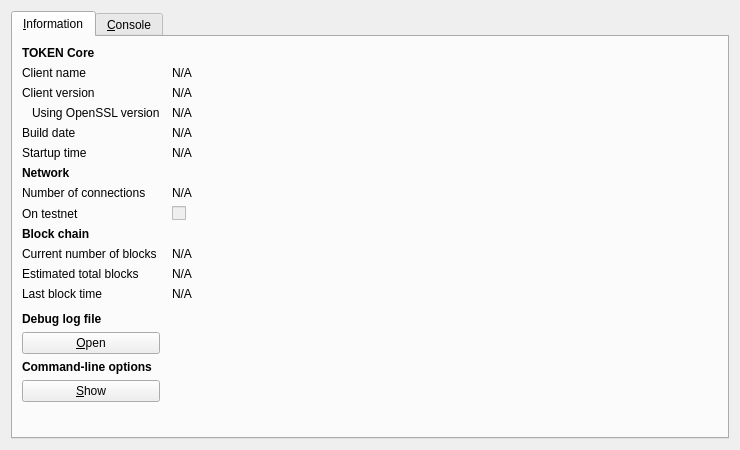
<?xml version="1.0" encoding="UTF-8"?>
<ui version="4.0">
 <class>RPCConsole</class>
 <widget class="QDialog" name="RPCConsole">
  <property name="geometry">
   <rect>
    <x>0</x>
    <y>0</y>
    <width>740</width>
    <height>450</height>
   </rect>
  </property>
  <property name="windowTitle">
   <string>TOKEN - Debug window</string>
  </property>
  <layout class="QVBoxLayout" name="verticalLayout_2">
   <item>
    <widget class="QTabWidget" name="tabWidget">
     <property name="currentIndex">
      <number>0</number>
     </property>
     <widget class="QWidget" name="tab_info">
      <attribute name="title">
       <string>&amp;Information</string>
      </attribute>
      <layout class="QGridLayout" name="gridLayout" columnstretch="0,1">
       <property name="horizontalSpacing">
        <number>12</number>
       </property>
       <item row="0" column="0">
        <widget class="QLabel" name="label_9">
         <property name="font">
          <font>
           <weight>75</weight>
           <bold>true</bold>
          </font>
         </property>
         <property name="text">
          <string>TOKEN Core</string>
         </property>
        </widget>
       </item>
       <item row="1" column="0">
        <widget class="QLabel" name="label_5">
         <property name="text">
          <string>Client name</string>
         </property>
        </widget>
       </item>
       <item row="1" column="1">
        <widget class="QLabel" name="clientName">
         <property name="cursor">
          <cursorShape>IBeamCursor</cursorShape>
         </property>
         <property name="text">
          <string>N/A</string>
         </property>
         <property name="textFormat">
          <enum>Qt::PlainText</enum>
         </property>
         <property name="textInteractionFlags">
          <set>Qt::LinksAccessibleByMouse|Qt::TextSelectableByKeyboard|Qt::TextSelectableByMouse</set>
         </property>
        </widget>
       </item>
       <item row="2" column="0">
        <widget class="QLabel" name="label_6">
         <property name="text">
          <string>Client version</string>
         </property>
        </widget>
       </item>
       <item row="2" column="1">
        <widget class="QLabel" name="clientVersion">
         <property name="cursor">
          <cursorShape>IBeamCursor</cursorShape>
         </property>
         <property name="text">
          <string>N/A</string>
         </property>
         <property name="textFormat">
          <enum>Qt::PlainText</enum>
         </property>
         <property name="textInteractionFlags">
          <set>Qt::LinksAccessibleByMouse|Qt::TextSelectableByKeyboard|Qt::TextSelectableByMouse</set>
         </property>
        </widget>
       </item>
       <item row="3" column="0">
        <widget class="QLabel" name="label_14">
         <property name="text">
          <string>Using OpenSSL version</string>
         </property>
         <property name="indent">
          <number>10</number>
         </property>
        </widget>
       </item>
       <item row="3" column="1">
        <widget class="QLabel" name="openSSLVersion">
         <property name="cursor">
          <cursorShape>IBeamCursor</cursorShape>
         </property>
         <property name="text">
          <string>N/A</string>
         </property>
         <property name="textFormat">
          <enum>Qt::PlainText</enum>
         </property>
         <property name="textInteractionFlags">
          <set>Qt::LinksAccessibleByMouse|Qt::TextSelectableByKeyboard|Qt::TextSelectableByMouse</set>
         </property>
        </widget>
       </item>
       <item row="4" column="0">
        <widget class="QLabel" name="label_12">
         <property name="text">
          <string>Build date</string>
         </property>
        </widget>
       </item>
       <item row="4" column="1">
        <widget class="QLabel" name="buildDate">
         <property name="cursor">
          <cursorShape>IBeamCursor</cursorShape>
         </property>
         <property name="text">
          <string>N/A</string>
         </property>
         <property name="textFormat">
          <enum>Qt::PlainText</enum>
         </property>
         <property name="textInteractionFlags">
          <set>Qt::LinksAccessibleByMouse|Qt::TextSelectableByKeyboard|Qt::TextSelectableByMouse</set>
         </property>
        </widget>
       </item>
       <item row="5" column="0">
        <widget class="QLabel" name="label_13">
         <property name="text">
          <string>Startup time</string>
         </property>
        </widget>
       </item>
       <item row="5" column="1">
        <widget class="QLabel" name="startupTime">
         <property name="cursor">
          <cursorShape>IBeamCursor</cursorShape>
         </property>
         <property name="text">
          <string>N/A</string>
         </property>
         <property name="textFormat">
          <enum>Qt::PlainText</enum>
         </property>
         <property name="textInteractionFlags">
          <set>Qt::LinksAccessibleByMouse|Qt::TextSelectableByKeyboard|Qt::TextSelectableByMouse</set>
         </property>
        </widget>
       </item>
       <item row="6" column="0">
        <widget class="QLabel" name="label_11">
         <property name="font">
          <font>
           <weight>75</weight>
           <bold>true</bold>
          </font>
         </property>
         <property name="text">
          <string>Network</string>
         </property>
        </widget>
       </item>
       <item row="7" column="0">
        <widget class="QLabel" name="label_7">
         <property name="text">
          <string>Number of connections</string>
         </property>
        </widget>
       </item>
       <item row="7" column="1">
        <widget class="QLabel" name="numberOfConnections">
         <property name="cursor">
          <cursorShape>IBeamCursor</cursorShape>
         </property>
         <property name="text">
          <string>N/A</string>
         </property>
         <property name="textFormat">
          <enum>Qt::PlainText</enum>
         </property>
         <property name="textInteractionFlags">
          <set>Qt::LinksAccessibleByMouse|Qt::TextSelectableByKeyboard|Qt::TextSelectableByMouse</set>
         </property>
        </widget>
       </item>
       <item row="8" column="0">
        <widget class="QLabel" name="label_8">
         <property name="text">
          <string>On testnet</string>
         </property>
        </widget>
       </item>
       <item row="8" column="1">
        <widget class="QCheckBox" name="isTestNet">
         <property name="enabled">
          <bool>false</bool>
         </property>
         <property name="text">
          <string/>
         </property>
        </widget>
       </item>
       <item row="9" column="0">
        <widget class="QLabel" name="label_10">
         <property name="font">
          <font>
           <weight>75</weight>
           <bold>true</bold>
          </font>
         </property>
         <property name="text">
          <string>Block chain</string>
         </property>
        </widget>
       </item>
       <item row="10" column="0">
        <widget class="QLabel" name="label_3">
         <property name="text">
          <string>Current number of blocks</string>
         </property>
        </widget>
       </item>
       <item row="10" column="1">
        <widget class="QLabel" name="numberOfBlocks">
         <property name="cursor">
          <cursorShape>IBeamCursor</cursorShape>
         </property>
         <property name="text">
          <string>N/A</string>
         </property>
         <property name="textFormat">
          <enum>Qt::PlainText</enum>
         </property>
         <property name="textInteractionFlags">
          <set>Qt::LinksAccessibleByMouse|Qt::TextSelectableByKeyboard|Qt::TextSelectableByMouse</set>
         </property>
        </widget>
       </item>
       <item row="11" column="0">
        <widget class="QLabel" name="label_4">
         <property name="text">
          <string>Estimated total blocks</string>
         </property>
        </widget>
       </item>
       <item row="11" column="1">
        <widget class="QLabel" name="totalBlocks">
         <property name="cursor">
          <cursorShape>IBeamCursor</cursorShape>
         </property>
         <property name="text">
          <string>N/A</string>
         </property>
         <property name="textFormat">
          <enum>Qt::PlainText</enum>
         </property>
         <property name="textInteractionFlags">
          <set>Qt::LinksAccessibleByMouse|Qt::TextSelectableByKeyboard|Qt::TextSelectableByMouse</set>
         </property>
        </widget>
       </item>
       <item row="12" column="0">
        <widget class="QLabel" name="label_2">
         <property name="text">
          <string>Last block time</string>
         </property>
        </widget>
       </item>
       <item row="12" column="1">
        <widget class="QLabel" name="lastBlockTime">
         <property name="cursor">
          <cursorShape>IBeamCursor</cursorShape>
         </property>
         <property name="text">
          <string>N/A</string>
         </property>
         <property name="textFormat">
          <enum>Qt::PlainText</enum>
         </property>
         <property name="textInteractionFlags">
          <set>Qt::LinksAccessibleByMouse|Qt::TextSelectableByKeyboard|Qt::TextSelectableByMouse</set>
         </property>
        </widget>
       </item>
       <item row="13" column="0">
        <spacer name="verticalSpacer_2">
         <property name="orientation">
          <enum>Qt::Vertical</enum>
         </property>
         <property name="sizeHint" stdset="0">
          <size>
           <width>20</width>
           <height>20</height>
          </size>
         </property>
        </spacer>
       </item>
       <item row="14" column="0">
        <widget class="QLabel" name="labelDebugLogfile">
         <property name="font">
          <font>
           <weight>75</weight>
           <bold>true</bold>
          </font>
         </property>
         <property name="text">
          <string>Debug log file</string>
         </property>
        </widget>
       </item>
       <item row="15" column="0">
        <widget class="QPushButton" name="openDebugLogfileButton">
         <property name="toolTip">
          <string>Open the TOKEN debug log file from the current data directory. This can take a few seconds for large log files.</string>
         </property>
         <property name="text">
          <string>&amp;Open</string>
         </property>
         <property name="autoDefault">
          <bool>false</bool>
         </property>
        </widget>
       </item>
       <item row="16" column="0">
        <widget class="QLabel" name="labelCLOptions">
         <property name="font">
          <font>
           <weight>75</weight>
           <bold>true</bold>
          </font>
         </property>
         <property name="text">
          <string>Command-line options</string>
         </property>
        </widget>
       </item>
       <item row="17" column="0">
        <widget class="QPushButton" name="showCLOptionsButton">
         <property name="toolTip">
          <string>Show the TOKEN-Qt help message to get a list with possible TOKEN command-line options.</string>
         </property>
         <property name="text">
          <string>&amp;Show</string>
         </property>
         <property name="autoDefault">
          <bool>false</bool>
         </property>
        </widget>
       </item>
       <item row="18" column="0">
        <spacer name="verticalSpacer">
         <property name="orientation">
          <enum>Qt::Vertical</enum>
         </property>
         <property name="sizeHint" stdset="0">
          <size>
           <width>20</width>
           <height>40</height>
          </size>
         </property>
        </spacer>
       </item>
      </layout>
     </widget>
     <widget class="QWidget" name="tab_console">
      <attribute name="title">
       <string>&amp;Console</string>
      </attribute>
      <layout class="QVBoxLayout" name="verticalLayout_3">
       <property name="spacing">
        <number>3</number>
       </property>
       <item>
        <widget class="QTextEdit" name="messagesWidget">
         <property name="minimumSize">
          <size>
           <width>0</width>
           <height>100</height>
          </size>
         </property>
         <property name="readOnly">
          <bool>true</bool>
         </property>
         <property name="tabKeyNavigation" stdset="0">
          <bool>false</bool>
         </property>
         <property name="columnCount" stdset="0">
          <number>2</number>
         </property>
        </widget>
       </item>
       <item>
        <layout class="QHBoxLayout" name="horizontalLayout">
         <property name="spacing">
          <number>3</number>
         </property>
         <item>
          <widget class="QLabel" name="label">
           <property name="text">
            <string notr="true">&gt;</string>
           </property>
          </widget>
         </item>
         <item>
          <widget class="QLineEdit" name="lineEdit"/>
         </item>
         <item>
          <widget class="QPushButton" name="clearButton">
           <property name="maximumSize">
            <size>
             <width>24</width>
             <height>24</height>
            </size>
           </property>
           <property name="toolTip">
            <string>Clear console</string>
           </property>
           <property name="text">
            <string/>
           </property>
           <property name="icon">
            <iconset resource="../bitcoin.qrc">
             <normaloff>:/icons/remove</normaloff>:/icons/remove</iconset>
           </property>
           <property name="shortcut">
            <string notr="true">Ctrl+L</string>
           </property>
           <property name="autoDefault">
            <bool>false</bool>
           </property>
          </widget>
         </item>
        </layout>
       </item>
      </layout>
     </widget>
    </widget>
   </item>
  </layout>
 </widget>
 <resources>
  <include location="../bitcoin.qrc"/>
 </resources>
 <connections/>
</ui>
